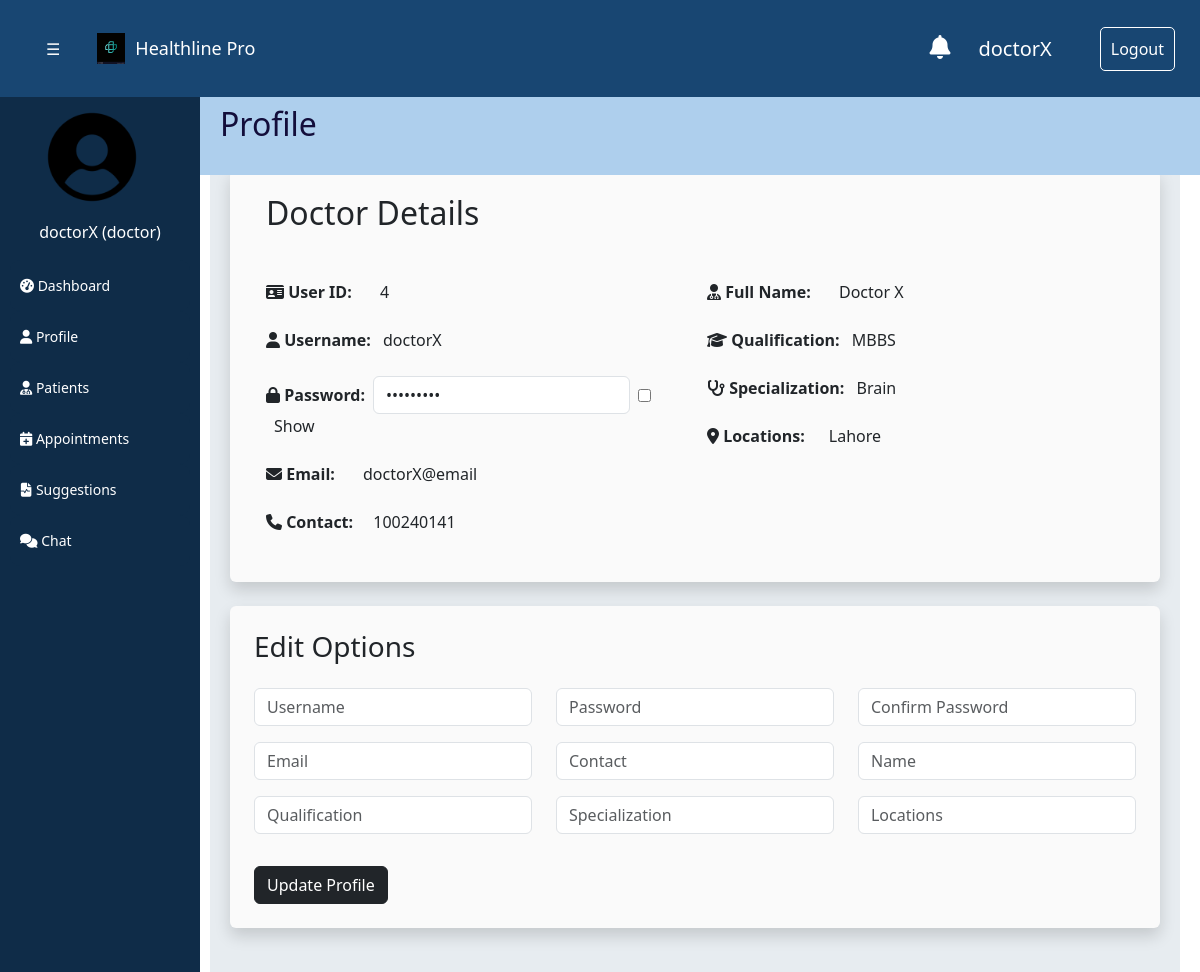
Page /profile (signed in) on the committed database.
### tables this page shows
CREATE TABLE users (
        id INTEGER PRIMARY KEY AUTOINCREMENT,
        username VARCHAR(50) UNIQUE,
        password VARCHAR(50),
        role VARCHAR(50),
        email VARCHAR(100) UNIQUE,
        contact VARCHAR(20)
    );

CREATE TABLE doctors (
        id INTEGER PRIMARY KEY,
        name VARCHAR(100),
        qualification VARCHAR(100),
        specialization VARCHAR(100),
        location VARCHAR(100),
        charges FLOAT,
        FOREIGN KEY (id) REFERENCES users(id) ON DELETE CASCADE
    );

### app.py (the view)
@app.route("/profile")
def profile():
    if "username" in session and "role" in session:
        role = session["role"]
        data, col = crud.fetch_data_with_query("users", session["id"])
        if role == "patient":
            patient_data, col = crud.fetch_data_with_query("patients", session["id"])
            return render_template("p_profile.html", user=data, patient=patient_data)
        elif role == "doctor":
            doctor_data, col = crud.fetch_data_with_query("doctors", session["id"])
            return render_template("d_profile.html", user=data, doctor=doctor_data)
        elif role == "admin":
            return render_template("a_profile.html", user=data)
    flash("Please login to access this page", "error")
    return redirect(url_for("login"))

### app.py (called while the page is built)
@app.after_request
def add_cache_control(response):
    response.headers["Cache-Control"] = "no-cache, no-store, must-revalidate"
    return response

@app.context_processor
def inject_variables():
    if "username" in session and "role" in session:
        return dict(role=session["role"], username=session["username"])
    dummy = {"role": "role", "username": "username"}
    return dummy

### crud_operation.py (called while the page is built)
def execute_fetch_query(query, params=None):
    cursor = conn.cursor()
    try:
        if params:
            cursor.execute(query, params)
        else:
            cursor.execute(query)
        table_data = cursor.fetchall()
        if not table_data:
            print("No rows found.")
        columns = [column[0] for column in cursor.description]
        return table_data, columns
    except sqlite3.Error as e:
        print(f"Error executing query: {e}")
        return None, None
    finally:
        cursor.close()

def fetch_data_with_query(table_name, row_id, _="id"):
    query = f"SELECT * FROM {table_name} WHERE {_} = ?"
    return execute_fetch_query(query, (row_id,))

### templates/d_profile.html (shortened to what this page needs)
{% extends 'base.html' %}
{% block header %}
Profile
{% endblock %}
{% block content %}
<section class="p-4 rounded shadow mb-4 section-bg">
    <div class="container">
        <h2 class="mb-5">Doctor Details</h2>
        <div class="panel-body">
            <div class="row">
                <div class="col-md-6">
                    <div class="mb-4"><strong class="mr-4"><i class="fas fa-id-card"></i> User ID:</strong> {{
                        user[0][0] }}</div>
                    <div class="mb-4"><strong class="mr-2"><i class="fas fa-user"></i> Username:</strong> {{ user[0][1]
                        }}</div>
                    <div class="form-inline mb-4">
                        <strong><i class="fas fa-lock"></i> Password: </strong>
                        <input type="password" id="password" name="password" value="{{ user[0][2] }}"
                            class="form-control ml-2 mr-2">
                        <input type="checkbox" onclick="showPassword()">
                        <label for="showPassword" class="ml-2">Show</label>
                    </div>
                    <div class="mb-4"><strong class="mr-4"><i class="fas fa-envelope"></i> Email:</strong> {{ user[0][4]
                        }}</div>
                    <div class="mb-4"><strong class="mr-3"><i class="fas fa-phone"></i> Contact:</strong> {{ user[0][5]
                        }}</div>
                </div>
                <div class="col-md-6">
                    <div class="mb-4"><strong class="mr-4"><i class="fas fa-user-md"></i> Full Name:</strong> {{
                        doctor[0][1] }}</div>
                    <div class="mb-4"><strong class="mr-2"><i class="fas fa-graduation-cap"></i> Qualification:</strong>
                        {{ doctor[0][2] }}</div>
                    <div class="mb-4"><strong class="mr-2"><i class="fas fa-stethoscope"></i> Specialization:</strong>
                        {{ doctor[0][3] }}</div>
                    <div class="mb-4"><strong class="mr-4"><i class="fas fa-map-marker-alt"></i> Locations:</strong>{{
                        doctor[0][4] }}</div>
                </div>
            </div>
        </div>
    </div>
</section>
<section class="p-4 rounded shadow mb-4 section-bg">
    <h3 class="mb-4">Edit Options</h3>
    <form id="actionForm" action="/update_doctor_profile" method="post">
        <div class="row">
            <div class="col-md-4">
                <div class="form-group">
                    <input type="text" id="username" name="username" class="form-control" placeholder="Username">
                </div>
            </div>
            <div class="col-md-4">
                <div class="form-group">
                    <input type="password" id="password" name="password" class="form-control" placeholder="Password">
                </div>
            </div>
            <div class="col-md-4">
                <div class="form-group">
                    <input type="password" id="confirm-pass" name="confirm-pass" class="form-control"
                        placeholder="Confirm Password">
                </div>
            </div>
        </div>
        <div class="row">
            <div class="col-md-4">
                <div class="form-group">
                    <input type="email" id="email" name="email" class="form-control" placeholder="Email">
                </div>
            </div>
            <div class="col-md-4">
                <div class="form-group">
                    <input type="text" id="contact" name="contact" class="form-control" placeholder="Contact">
                </div>
            </div>
            <div class="col-md-4">
                <div class="form-group">
                    <input type="text" id="name" name="name" class="form-control" placeholder="Name">
                </div>
            </div>
        </div>
        <div class="row">
            <div class="col-md-4">
                <div class="form-group">
                    <input type="text" id="qualification" name="qualification" class="form-control"
                        placeholder="Qualification">
                </div>
            </div>
            <div class="col-md-4">
                <div class="form-group">
                    <input type="text" id="specialization" name="specialization" class="form-control"
                        placeholder="Specialization">
                </div>
            </div>
            <div class="col-md-4">
                <div class="form-group">
                    <input type="text" id="locations" name="locations" class="form-control" placeholder="Locations">
                </div>
            </div>
        </div>
        <div class="btn-group">
            <button type="button" class="btn btn-dark mt-3" onclick="setAction('update')">Update
                Profile</button>
        </div>
    </form>
</section>
{% endblock %}

### templates/base.html (shortened to what this page needs)
<!DOCTYPE html>
<html lang="en">
<head>
    <link href="https://maxcdn.bootstrapcdn.com/bootstrap/4.5.2/css/bootstrap.min.css" rel="stylesheet">
    <link rel="stylesheet" href="https://cdn.jsdelivr.net/npm/fullcalendar@5.10.1/main.min.css" />
    <link rel="stylesheet" href="https://cdnjs.cloudflare.com/ajax/libs/font-awesome/5.15.3/css/all.min.css"
 />
    <link rel="stylesheet" href="/static/styles.css">
    {% block additional_css %}
    <link href="./static/assets/vendor/animate.css/animate.min.css" rel="stylesheet">
    <link href="./static/assets/vendor/bootstrap/css/bootstrap.min.css" rel="stylesheet">
    <link href="./static/assets/vendor/fontawesome-free/css/all.min.css" rel="stylesheet">
    <link href="./static/assets/vendor/bootstrap-icons/bootstrap-icons.css" rel="stylesheet">
    <link href="./static/assets/vendor/boxicons/css/boxicons.min.css" rel="stylesheet">
    <link href="./static/assets/vendor/glightbox/css/glightbox.min.css" rel="stylesheet">
    <link href="./static/assets/vendor/remixicon/remixicon.css" rel="stylesheet">
    <link href="./static/assets/vendor/swiper/swiper-bundle.min.css" rel="stylesheet">
    <link href="./static/assets/css/style.css" rel="stylesheet">
    {% endblock %}
</head>
<body>
    <div class="topbar">
        <div id="main">
            <button class="btn text-light mr-3" onclick="ToggleNav()">☰ </button>
        </div>
        <div class="logo-container ml-3">
            <img src="./static/health.png" alt="Image" height="auto" class="topbar-image">
            <div class="logo">Healthline Pro</div>
        </div>
        <div class="notification-container">
            <a id="notification-button" href="/notifications">
                <i class="fas fa-bell mr-1"> </i>
            </a>
        </div>
        <div class="ml-4" style="font-size: 20px;">
            {{username}}
        </div>
        <div class="logout-button ml-5">
            <a href="/logout">Logout</a>
        </div>
    </div>
    <div id="mySidebar" class="sidebar">
        <div class="container">
            <img src="./static/user-logo.png" alt="Image" height="auto" class="sidebar-image">
            <div class="mb-3 sidebar-label">{{username}} ({{role}}) </div>
        </div>
        {%if role == "patient"%}
        <button onclick="loadPage('/dashboard')">
            <i class="fas fa-tachometer-alt"></i>
            Dashboard
        </button>
        <button onclick="loadPage('/profile')">
            <i class="fas fa-user"></i>
            Profile
        </button>
        <button onclick="loadPage('/health_records')">
            <i class="fas fa-file-alt"></i>
            Health Records
        </button>
        <button onclick="loadPage('/health_visualization')">
            <i class="fas fa-file-alt"></i>
            Visualization
        </button>
        <button onclick="loadPage('/doctors')">
            <i class="fas fa-user-md"></i>
            Doctors
        </button>
        <button onclick="loadPage('/viewappointments')">
            <i class="fas fa-calendar-check"></i>
            View Appointments
        </button>
        <button onclick="loadPage('/appointment')">
            <i class="fas fa-calendar-plus"></i>
            Request Appointment
        </button>
        <button onclick="loadPage('/resources')">
            <i class="fas fa-file-medical-alt"></i>
            Resources
        </button>
        <button onclick="loadPage('/faq')">
            <i class="fas fa-question-circle"></i>
            FAQs
        </button>
        <button onclick="loadPage('/chat')">
            <i class="fas fa-comments"></i>
            Chat
        </button>
        {%elif role == "doctor" %}
        <button onclick="loadPage('/dashboard')">
            <i class="fas fa-tachometer-alt"></i>
            Dashboard
        </button>
        <button onclick="loadPage('/profile')">
            <i class="fas fa-user"></i>
            Profile
        </button>
        <button onclick="loadPage('/patients')">
            <i class="fas fa-user-md"></i>
            Patients
        </button>
        <button onclick="loadPage('/appointment')">
            <i class="fas fa-calendar-plus"></i>
            Appointments
        </button>
        <button onclick="loadPage('/suggestions')">
            <i class="fas fa-file-medical-alt"></i>
            Suggestions
        </button>
        <button onclick="loadPage('/chat')">
            <i class="fas fa-comments"></i>
            Chat
        </button>
        {%endif%}
    </div>
    <div id="my_header" class="my_header">
        <h2>{%block header%}{% endblock %}</h2>
    </div>
    <div id="main-content" class="main-content">
        {% block content %}
        {% endblock %}
    </div>
</body>
</html>

### static/styles.css (style rules this page uses)
.topbar { position: fixed; top: 0; width: 100%; height: 10%; background-color: #184672; color: #fff; display: flex; justify-content: space-between; align-items: center; padding: 25px; font-size: 16px; box-shadow: 0 2px 5px rgba(0, 0, 0, 0.2); z-index: 500; }
.logo-container { display: flex; align-items: center; }
.topbar-image { margin-right: 10px; }
.logo { font-size: 18px; font-family:'Segoe UI', Tahoma, Geneva, Verdana, sans-serif; }
.logout-button a { color: #fff; text-decoration: none; padding: 10px 10px; border: 1px solid #fff; border-radius: 5px; }
.my_header { transition: margin-left .3s; position: fixed; top: 10%; left:200px; width: 100%; height:8%; padding: 8px 20px; z-index: 1000; background-color: #aecfed; font-family:'Segoe UI', Tahoma, Geneva, Verdana, sans-serif; color: #130e3b; }
.sidebar { position: fixed; z-index: 500; left: 0; width: 200px; padding: 10px; top: 10%; height: 100%; max-height: 90%; overflow-y: auto; background-color: #0f2c48; transition: 0.3s; text-align: left; color: #fff; }
#main { transition: margin-left .5s; }
.sidebar button { text-align: left; font-size: 14px; border-radius: 10px; padding-left:10px; }
.topbar-image { width: 28px; }
.sidebar-image { width: 100px; margin-left: 20px; margin-bottom: 3px; }
.sidebar-label { margin-top: 10px; font-size: 16px; text-align: center; margin-bottom: 10px; color: white; }
button { display: block; width: 100%; padding: 15px 0px; margin-bottom: 10px; background-color: #0f2c48; color: white; border: none; border-radius: 5px; cursor: pointer; }
.main-content { padding:20px; margin-left:210px; margin-right: 20px; margin-top: 150px; font-family:'Segoe UI', Tahoma, Geneva, Verdana, sans-serif; background-color: #e7ecf0; transition: margin-left .3s; }
.notification-container { position: relative; margin-left: auto; }
.notification-container a { color:white; }
.notification-container i { font-size: 1.5rem; color: #fff; cursor: pointer; }

### static/assets/css/style.css (style rules this page uses)
a { color: #1977cc; text-decoration: none; }
section { padding: 40px 0; overflow: hidden; border-radius:10px; }
.section-bg { background-color: #fafafa; }

### rows in the picture
users: username "doctorX", role "doctor", id "4", email "doctorX@email", contact "100240141"
doctors: name "Doctor X", qualification "MBBS", specialization "Brain", location "Lahore"
